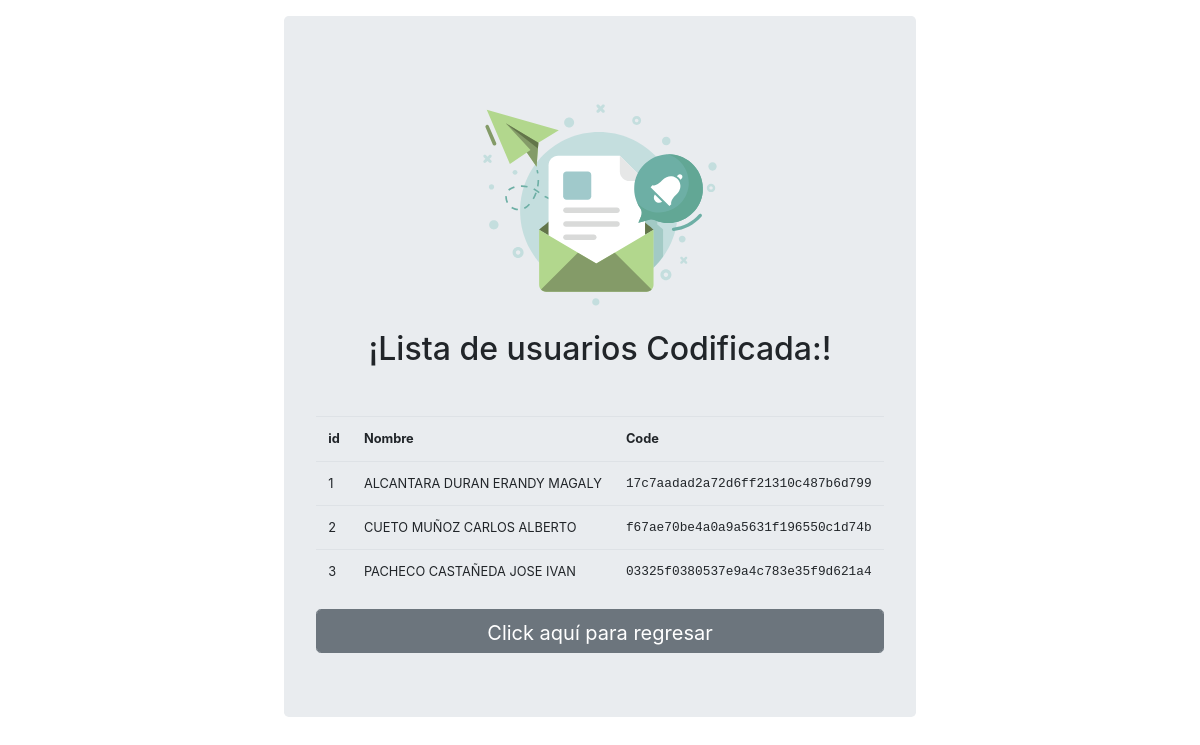
Page /protected/php/codificador.php on the committed database.
### tables this page shows
CREATE TABLE "dataEmpleados" (
	`id`	INTEGER PRIMARY KEY AUTOINCREMENT UNIQUE,
	`NumEmpleado`	TEXT,
	`Nombre`	TEXT,
	`Genero`	TEXT,
	`Corporativo`	TEXT,
	`Empresa`	TEXT,
	`Puesto`	TEXT,
	`SeguroSos`	TEXT,
	`RazonSocial`	TEXT,
	`correoElect`	TEXT,
	`Telefono`	TEXT,
	`codeMd5`	TEXT
);

### protected/php/codificador.php (the view, shortened to what this page needs)
<!DOCTYPE html>
<html lang="es">
<head>
	<link rel="stylesheet" href="../css/bootstrap.min.css">
	<link rel="stylesheet" href="../css/animate.css">
</head>
<body>
	 <div class="container animated fadeIn">
	 	<div class="abs-center">
		 		<div class="p-3">
		 			<div class="row">
		 				<div class="col-auto jumbotron mx-auto">
							 <div class="text-center">
								 <img src="../img/mail.svg" class="img-fluid animated swing delay-2s" style="width: 250px;">
							 </div>
				 			<h2 class="text-center">¡Lista de usuarios Codificada:!</h2>
				 			<br>
				 			<p>
				 			<table class="table table-responsive-md" style="font-size: .8em;">
				 				<tr>
				 					<th>id</th>
				 					<th>Nombre</th>
				 					<th>Code</th>
				 				</tr>
				 				<?php
								$con = new SQLite3("../data/nom035.db") or die("Problemas para conectar");
								$cs = $con -> query("SELECT id,NumEmpleado,Nombre FROM dataEmpleados ORDER BY id");
								while ($resul = $cs -> fetchArray()) {
									$id = $resul['id'];
									$nombre = $resul['Nombre'];
									echo '
									<tr>
									<td>'.$id.'</td>
									<td>'.$nombre.'</td>
									<td class="text-justify text-monospace">'.md5($nombre).'</td>
									</tr>
									';
								}
				 				 ?>
				 			</table>
				 			</p>
				 			<a href="../" class="btn btn-secondary btn-lg form-control">Click aquí para regresar</a>
			 			</div>
			 		</div>
			 	</div>
	 	</div>
	 </div>
</body>
</html>

### rows in the picture
dataempleados: id "1", Nombre "ALCANTARA DURAN ERANDY MAGALY", Nombre "17c7aadad2a72d6ff21310c487b6d799"
dataempleados: id "2", Nombre "CUETO MUÑOZ CARLOS ALBERTO", Nombre "f67ae70be4a0a9a5631f196550c1d74b"
dataempleados: id "3", Nombre "PACHECO CASTAÑEDA JOSE IVAN", Nombre "03325f0380537e9a4c783e35f9d621a4"
